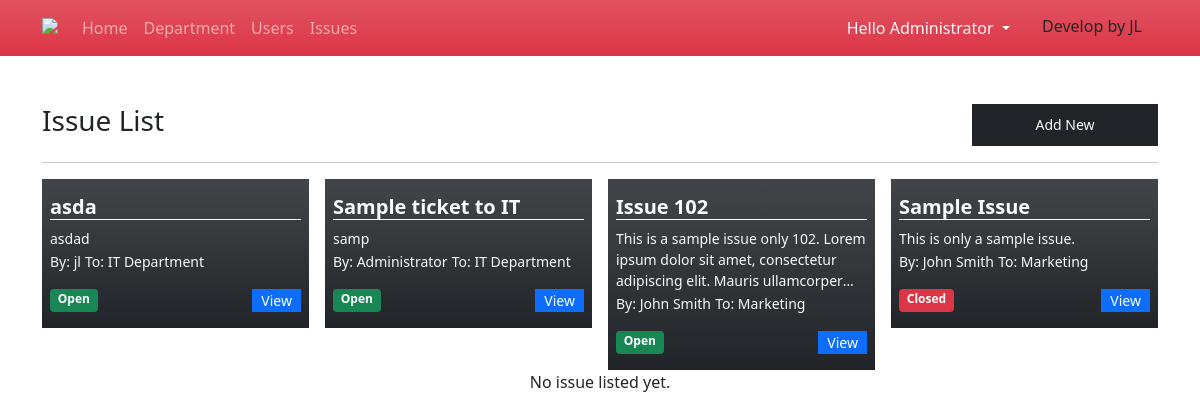
The page /?page=issues (signed in) on the database as committed earlier.
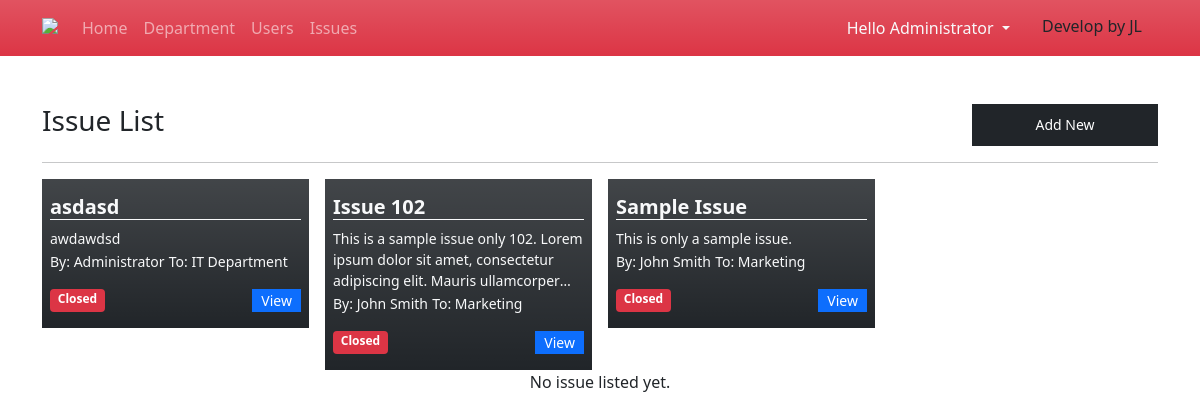
The same page on the database as committed later.
### tables this page shows
CREATE TABLE issue_list (
            `issue_id` INTEGER PRIMARY KEY AUTOINCREMENT,
            `title` TEXT NOT NULL,
            `description` TEXT NOT NULL,
            `department_id` INTEGER NOT NULL,
            `user_id` INTEGER NOT NULL,
            `status` INTEGER NOT NULL DEFAULT 0,
            `date_created` TIMESTAMP DEFAULT CURRENT_TIMESTAMP,
            `date_updated` TIMESTAMP NULL
        );

CREATE TABLE user_list (
            `user_id` INTEGER PRIMARY KEY AUTOINCREMENT,
            `fullname` TEXT NOT NULL,
            `email` TEXT NOT NULL,
            `contact` TEXT NOT NULL,
            `username` TEXT NOT NULL,
            `password` TEXT NOT NULL,
            `department_id` INTEGER,
            `type` INTEGER,
            `designation` TEXT NOT NULL,
            `date_created` TIMESTAMP DEFAULT CURRENT_TIMESTAMP
        );

CREATE TABLE department_list (
            `name` TEXT NOT NULL,
            `description` TEXT NOT NULL,
            `date_created` TIMESTAMP DEFAULT CURRENT_TIMESTAMP
        );

### issues.php (the view, shortened to what this page needs)
<div class="w-100 d-flex justify-content-between">
<h3>Issue List</h3>
<button class="btn btn-dark btn-sm py-1 rounded-0 col-2" type="button" id="create_new">Add New</button>
</div>
<hr>
<div class="row gx-3 row-cols-4">
    <?php
        $where = "";
        $sql = "SELECT i.*,u.fullname, d.name from issue_list i inner join department_list d on i.department_id = d.rowid inner join user_list u on i.user_id = u.user_id {$where} ORDER BY i.`status` asc, strftime('%s', i.date_created) desc";
        $qry = $conn->query($sql);
        while($row = $qry->fetchArray()):
    ?>
    <div class="col">
        <div class="w-100 bg-dark text-light bg-gradient opcaity-70 py-3 px-2">
            <h5 class="truncate-1 border-bottom border-light" title="<?php echo $row['title'] ?>"><b><?php echo $row['title'] ?></b></h5>
            <small class="truncate-3">
            <?php
                echo $row['description'];
            ?>
            </small>
            <?php if($_SESSION['type'] == 1): ?>
                <small>By: <?php echo $row['fullname'] ?></small>
                <small>To: <?php echo $row['name'] ?></small>
            <?php endif ?>
            <div class="w-100 d-flex justify-content-between align-items-middle mt-3">
                <?php
                if($row['status'] == 0 ){
                    echo "<span class='w-auto badge bg-success'>Open</span>";
                }else{
                    echo "<span class='w-auto badge bg-danger'>Closed</span>";
                }
                ?>
                <a class="btn btn-sm btn-primary col-auto py-0 rounded-0" href="./?page=view_issue&id=<?php echo md5($row['issue_id']) ?>">View</a>
            </div>
        </div>
    </div>
    <?php endwhile; ?>
</div>
<?php if(!$qry->fetchArray()): ?>
<div class="w-100 text-center">No issue listed yet.</div>
<?php endif; ?>

Rows that differ between the two databases and show on the page:
no longer on this page (row edited): issue_list: title "Sample ticket to IT", description "samp", user.fullname "Administrator", department_list.name "IT Department", status "Open"
changed issue_list "IT Department": title "asda" → "asdasd"; description "asdad" → "awdawdsd"; user.fullname "jl" → "Administrator"; status "Open" → "Closed"
changed issue_list "Issue 102": status "Open" → "Closed"
